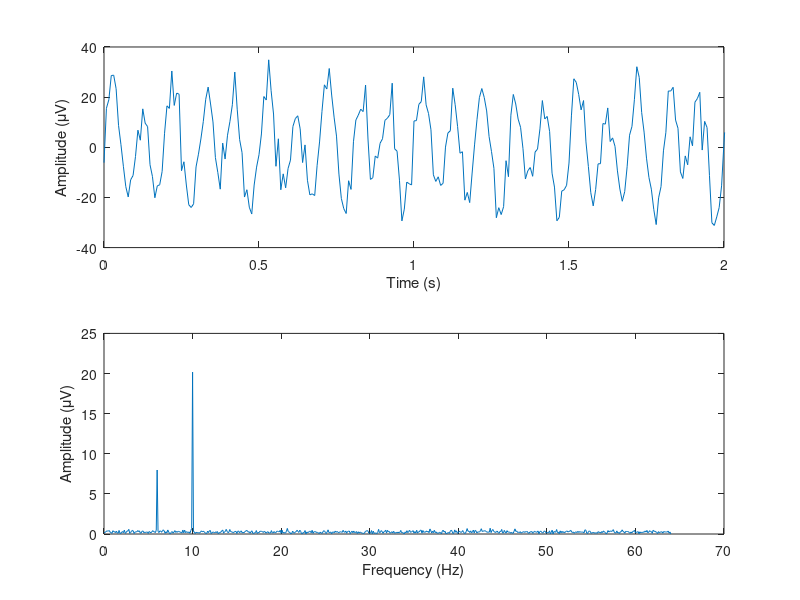

This chart was generated by the following MATLAB code:
% Copied from lessons/en/00-04-signal-basics.md. The lesson is the reference.
% Build a 10-second signal at 128 Hz from known parts, then look at its spectrum
srate = 128;                          % samples per second
t     = (0:10*srate-1) / srate;       % 10 s of time, first sample at 0
rng(0);                               % same random noise on every run
alpha = 20 * sin(2*pi*10*t);          % 10 Hz, 20 microvolts
theta =  8 * sin(2*pi*6*t);           % 6 Hz, 8 microvolts
noise =  5 * randn(size(t));          % broadband noise
sig   = alpha + theta + noise;

% Amplitude spectrum with the FFT
n     = numel(sig);
amp   = abs(fft(sig)) / n * 2;        % amplitude at each frequency
freqs = (0:n-1) * srate / n;          % frequency of each FFT bin in Hz
keep  = freqs <= srate/2;             % keep frequencies up to Nyquist

figure;
subplot(2,1,1); plot(t, sig); xlim([0 2]);
xlabel('Time (s)'); ylabel('Amplitude (\muV)');
subplot(2,1,2); plot(freqs(keep), amp(keep));
xlabel('Frequency (Hz)'); ylabel('Amplitude (\muV)');

% Strongest frequency between 8 and 12 Hz
band = freqs >= 8 & freqs <= 12;
[~, iPeak] = max(amp .* band);
fprintf('Alpha peak at %.1f Hz, amplitude %.1f\n', freqs(iPeak), amp(iPeak));
fprintf('Nyquist frequency: %d Hz\n', srate/2);

% Aliasing: a 70 Hz wave sampled at 128 Hz shows up at 58 Hz
fast = sin(2*pi*70*t);
[~, iAlias] = max(abs(fft(fast)) .* keep);
fprintf('A 70 Hz wave appears at %.1f Hz\n', freqs(iAlias));
